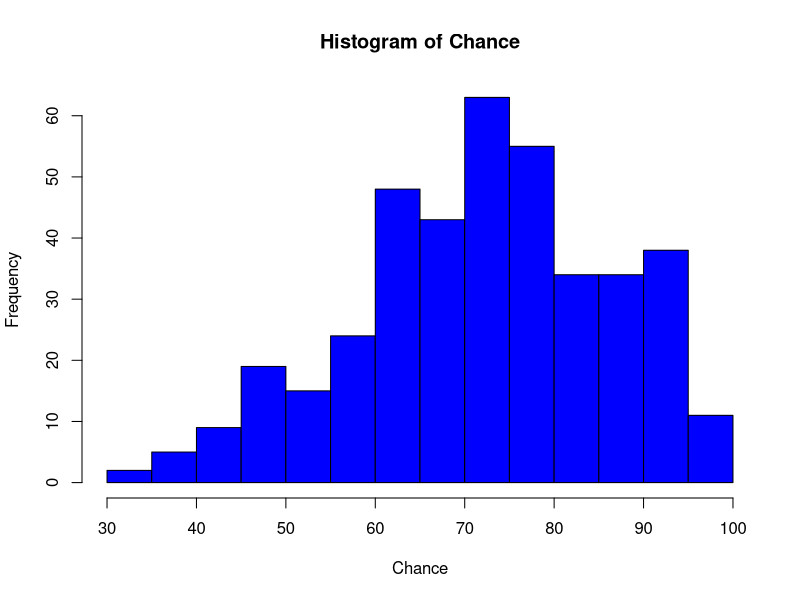
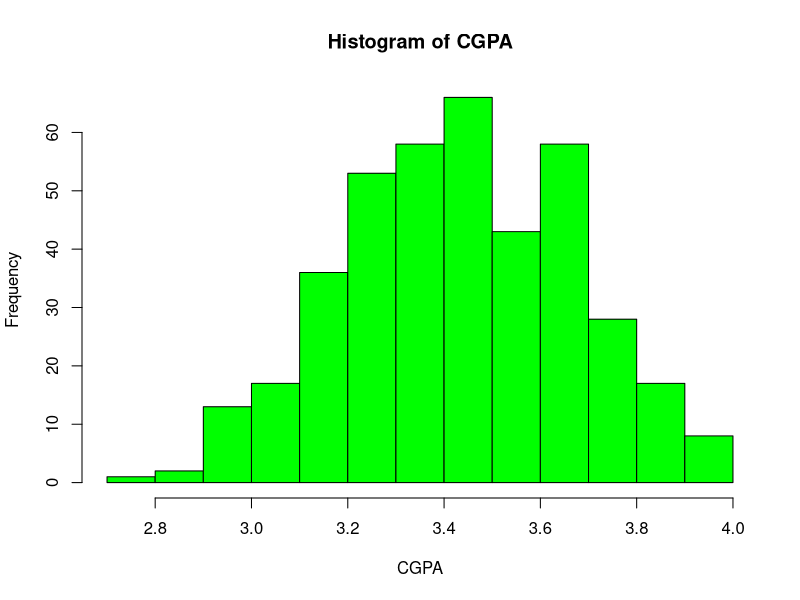
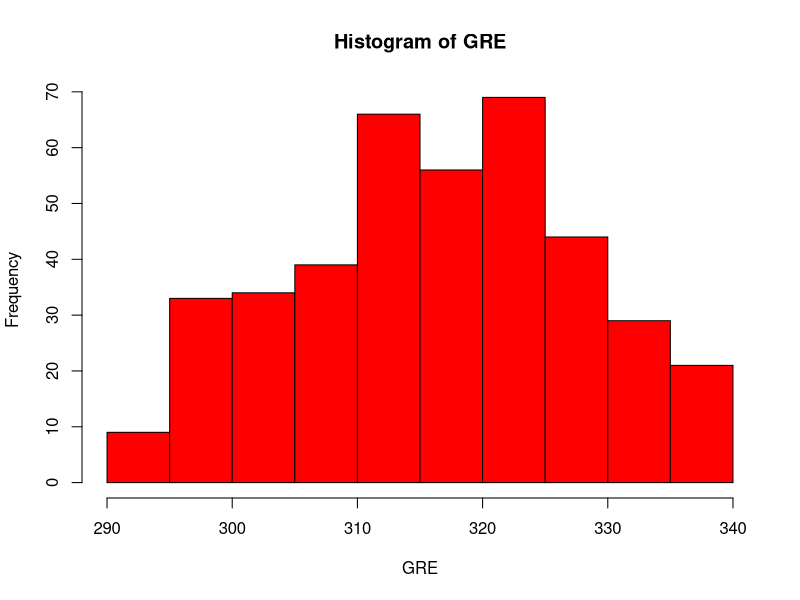
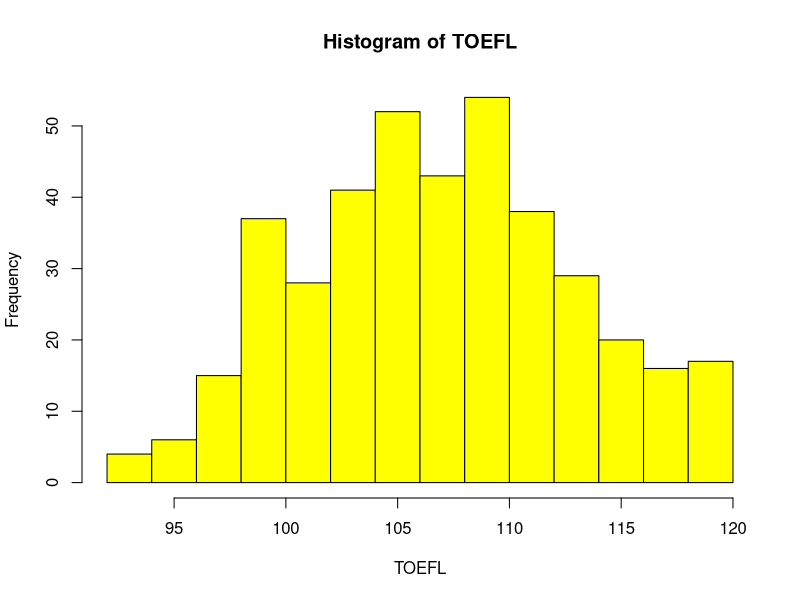
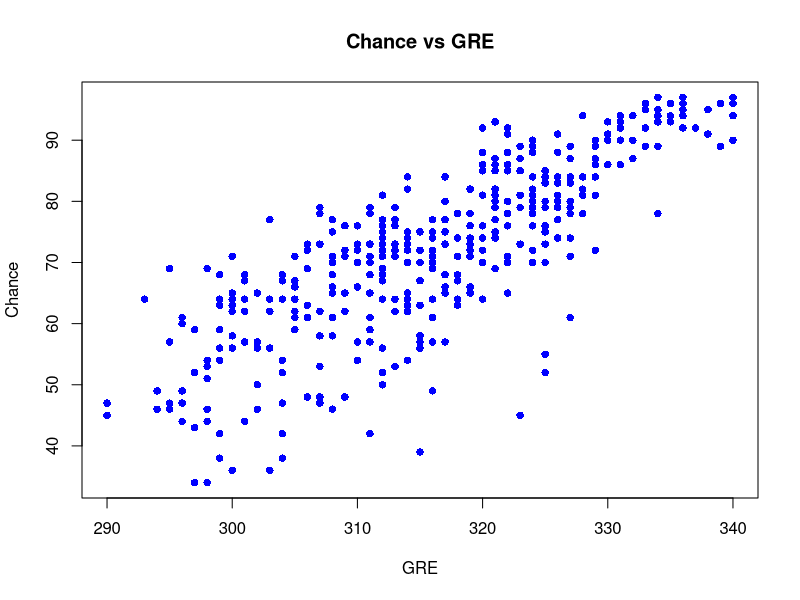
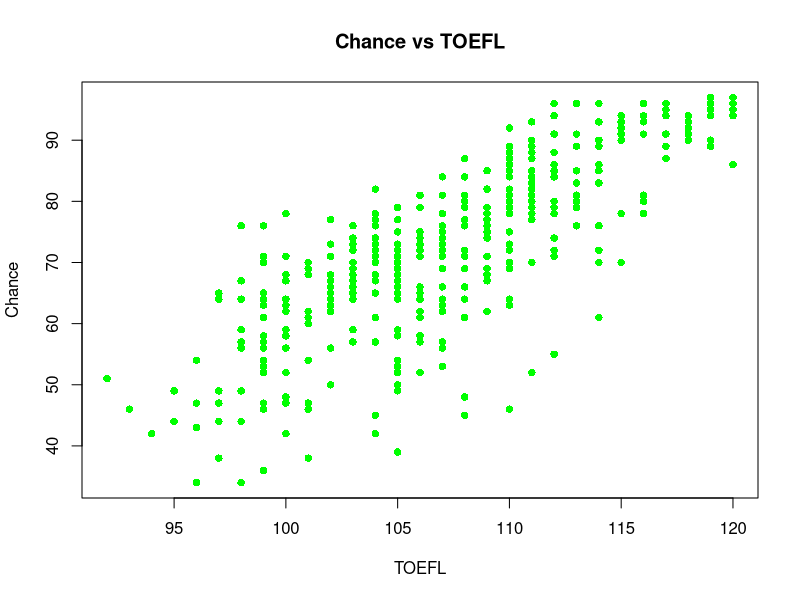
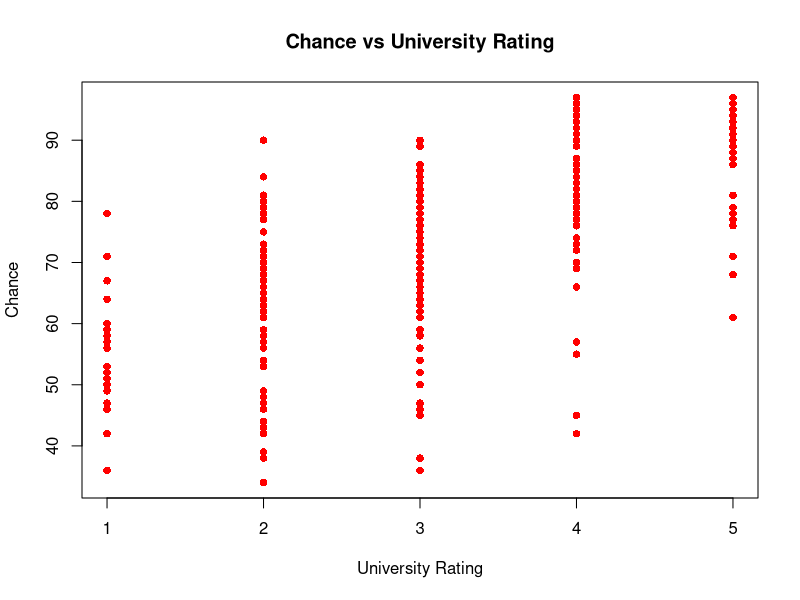
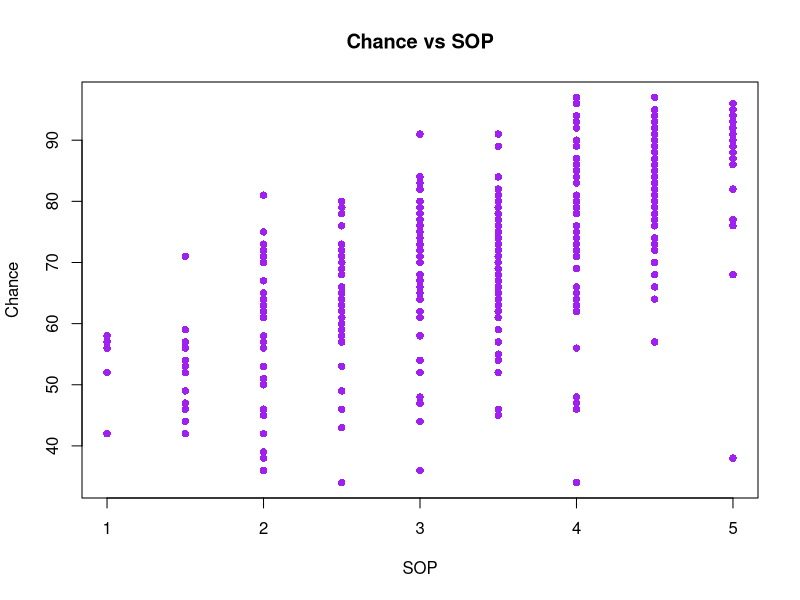

Generate these figures, in order, with R:
## ---- chunk 1
mydata <- read.csv("Grad_Admission.csv")[, -1]
## ---- chunk 2
head(mydata, 10)
## ---- chunk 3
vars <- mydata[, c("GRE", "Urate", "CGPA")]
summary_table <- data.frame(
  Min = apply(vars, 2, min),
  Q1 = apply(vars, 2, quantile, 0.25),
  Median = apply(vars, 2, median),
  Mean = apply(vars, 2, mean),
  Q3 = apply(vars, 2, quantile, 0.75),
  Max = apply(vars, 2, max)
)
summary_table
## ---- chunk 4
hist(mydata$Chance, main="Histogram of Chance", xlab="Chance", col="blue", border="black")
hist(mydata$CGPA, main="Histogram of CGPA", xlab="CGPA", col="green", border="black")
hist(mydata$GRE, main="Histogram of GRE", xlab="GRE", col="red", border="black")
hist(mydata$TOEFL, main="Histogram of TOEFL", xlab="TOEFL", col="yellow", border="black")

## ---- chunk 5
# GRE vs Chance
plot(mydata$GRE, mydata$Chance, main="Chance vs GRE",
     xlab="GRE", ylab="Chance", col="blue", pch=16)

# TOEFL vs Chance
plot(mydata$TOEFL, mydata$Chance, main="Chance vs TOEFL",
     xlab="TOEFL", ylab="Chance", col="green", pch=16)

# University Rating vs Chance
plot(mydata$Urate, mydata$Chance, main="Chance vs University Rating",
     xlab="University Rating", ylab="Chance", col="red", pch=16)

# SOP vs Chance
plot(mydata$SOP, mydata$Chance, main="Chance vs SOP",
     xlab="SOP", ylab="Chance", col="purple", pch=16)

# LOR vs Chance
plot(mydata$LOR, mydata$Chance, main="Chance vs LOR",
     xlab="LOR", ylab="Chance", col="orange", pch=16)

# CGPA vs Chance
plot(mydata$CGPA, mydata$Chance, main="Chance vs CGPA",
     xlab="CGPA", ylab="Chance", col="brown", pch=16)

## ---- chunk 6
cor(mydata$Chance, mydata[, c("GRE", "TOEFL", "Urate", "SOP", "LOR", "CGPA")])

## ---- chunk 7
# Test correlations between Chance and each independent variable
cor.test(mydata$GRE, mydata$Chance)
cor.test(mydata$TOEFL, mydata$Chance)
cor.test(mydata$Urate, mydata$Chance)
cor.test(mydata$SOP, mydata$Chance)
cor.test(mydata$LOR, mydata$Chance)
cor.test(mydata$CGPA, mydata$Chance)
## ---- chunk 8
# GRE
model_GRE <- lm(Chance ~ GRE, data = mydata)
summary(model_GRE)

# TOEFL
model_TOEFL <- lm(Chance ~ TOEFL, data = mydata)
summary(model_TOEFL)

# University Rating
model_Urate <- lm(Chance ~ Urate, data = mydata)
summary(model_Urate)

# SOP
model_SOP <- lm(Chance ~ SOP, data = mydata)
summary(model_SOP)

# LOR
model_LOR <- lm(Chance ~ LOR, data = mydata)
summary(model_LOR)

# CGPA
model_CGPA <- lm(Chance ~ CGPA, data = mydata)
summary(model_CGPA)
## ---- chunk 9
model_CGPA <- lm(Chance ~ CGPA, data = mydata)
model_GRE <- lm(Chance ~ GRE, data = mydata)

# Display ANOVA tables
anova(model_CGPA)
anova(model_GRE)

# For reference, view R-squared values
summary(model_CGPA)$r.squared
summary(model_GRE)$r.squared

## ---- chunk 10
full_model <- lm(Chance ~ GRE + TOEFL + Urate + SOP + LOR + CGPA, data = mydata)

# Show model summary
summary(full_model)

## ---- chunk 11
reduced_model <- lm(Chance ~ GRE + TOEFL + LOR + CGPA, data = mydata)

# View summary and ANOVA comparison
summary(reduced_model)
anova(reduced_model)
anova(full_model, reduced_model)

## ---- chunk 12
# Use the reduced model from Step 14
reduced_model <- lm(Chance ~ GRE + TOEFL + LOR + CGPA, data = mydata)

# Create predictions with both confidence and prediction intervals
predictions <- predict(
  reduced_model,
  newdata = mydata,
  interval = "confidence",
  level = 0.95
)

predictions_pred <- predict(
  reduced_model,
  newdata = mydata,
  interval = "prediction",
  level = 0.95
)

# Combine both results into one table for clarity
results <- cbind(mydata, 
                 fit = predictions[, "fit"], 
                 conf_low = predictions[, "lwr"], 
                 conf_high = predictions[, "upr"],
                 pred_low = predictions_pred[, "lwr"],
                 pred_high = predictions_pred[, "upr"])

# Print first 10 rows
head(results, 10)

## ---- chunk 13
write.csv(predictions, "confidence_intervals.csv", row.names = FALSE)
write.csv(predictions_pred, "prediction_intervals.csv", row.names = FALSE)
